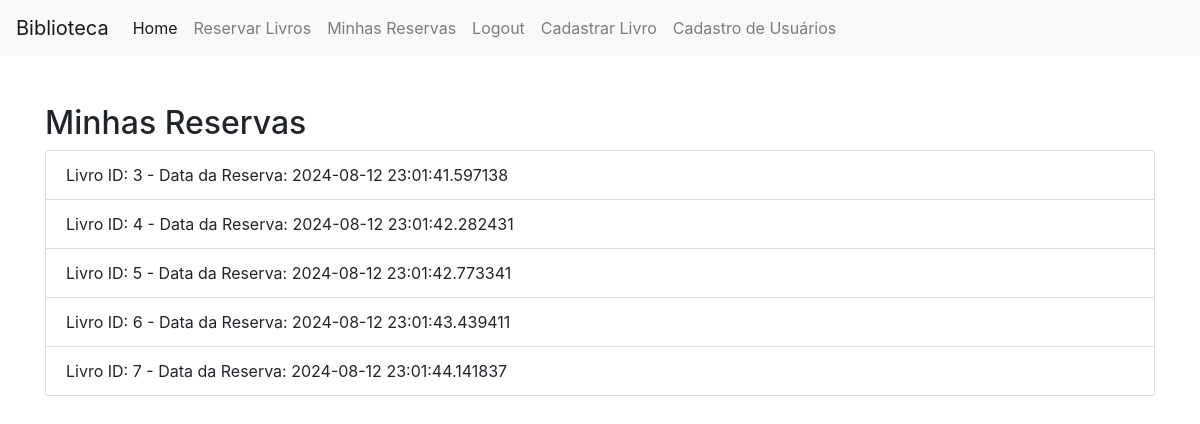
Page /minhas_reservas (signed in) on the committed database.
### app.py (models this page shows, shortened)
class Reservation(db.Model):
    id = db.Column(db.Integer, primary_key=True)
    user_id = db.Column(db.Integer, db.ForeignKey('user.id'), nullable=False)
    book_id = db.Column(db.Integer, db.ForeignKey('livro.id'), nullable=False)
    date_reserved = db.Column(db.DateTime, nullable=False, default=datetime.datetime.utcnow)

### app.py (the view)
@app.route("/minhas_reservas")
@login_required
def minhas_reservas():
    reservas = Reservation.query.filter_by(user_id=current_user.id).all()
    return render_template("minhas_reservas.html", reservas=reservas)

### app.py (called while the page is built)
@login_manager.user_loader
def load_user(user_id):
    return User.query.get(int(user_id))

### templates/minhas_reservas.html (shortened to what this page needs)
<!DOCTYPE html>
<html>
  <head>
    <link rel="stylesheet" href="https://maxcdn.bootstrapcdn.com/bootstrap/4.0.0/css/bootstrap.min.css" />
  </head>
  <body>
    {% include '_navbar.html' %}
    <div class="container mt-5">
      <h2>Minhas Reservas</h2>
      <ul class="list-group">
        {% for reserva in reservas %}
        <li class="list-group-item d-flex justify-content-between align-items-center">
          Livro ID: {{ reserva.book_id }} - Data da Reserva: {{ reserva.date_reserved }}
        </li>
        {% endfor %}
      </ul>
    </div>
  </body>
</html>

### rows in the picture
Reservation: book_id "3", date_reserved "2024-08-12 23:01:41.597138"
Reservation: book_id "4", date_reserved "2024-08-12 23:01:42.282431"
Reservation: book_id "5", date_reserved "2024-08-12 23:01:42.773341"
Reservation: book_id "6", date_reserved "2024-08-12 23:01:43.439411"
Reservation: book_id "7", date_reserved "2024-08-12 23:01:44.141837"
